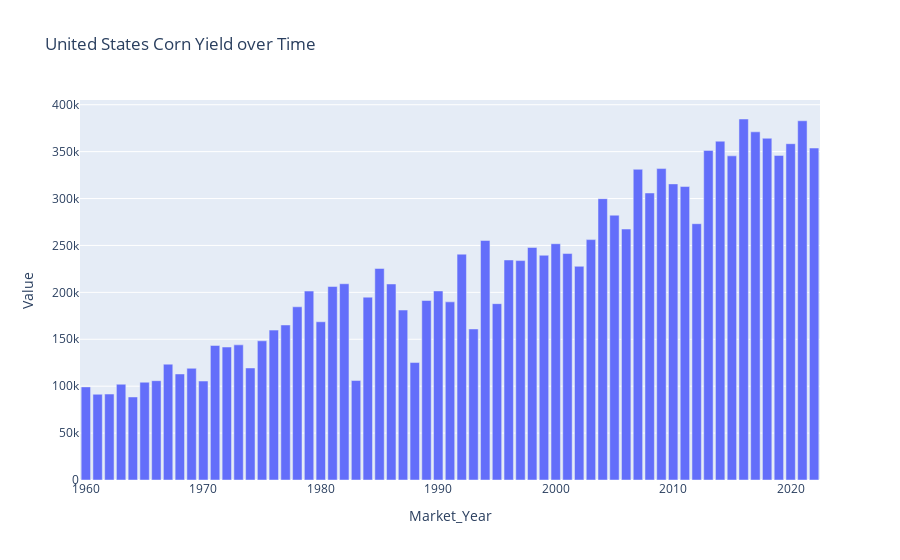

Here is the notebook cell this chart was saved with:
### Code cell
px.bar(df_corn_USA, x="Market_Year", y="Value", title="United States Corn Yield over Time")

### Figure 1 — Plotly figure (JSON) as saved in the notebook; plotly's stock layout.template omitted (floating-point values rounded to 4 significant figures)
{"data": [{"alignmentgroup": "True", "hovertemplate": "Market_Year=%{x}<br>Value=%{y}<extra></extra>", "legendgroup": "", "marker": {"color": "#636efa", "pattern": {"shape": ""}}, "name": "", "offsetgroup": "", "orientation": "v", "showlegend": false, "textposition": "auto", "type": "bar", "x": [1960, 1961, 1962, 1963, 1964, 1965, 1966, 1967, 1968, 1969, 1970, 1971, 1972, 1973, 1974, 1975, 1976, 1977, 1978, 1979, 1980, 1981, 1982, 1983, 1984, 1985, 1986, 1987, 1988, 1989, 1990, 1991, 1992, 1993, 1994, 1995, 1996, 1997, 1998, 1999, 2000, 2001, 2002, 2003, 2004, 2005, 2006, 2007, 2008, 2009, 2010, 2011, 2012, 2013, 2014, 2015, 2016, 2017, 2018, 2019, 2020, 2021, 2022], "xaxis": "x", "y": [99241, 91389, 91605, 102093, 88504, 104218, 105862, 123459, 113024, 119057, 105472, 143422, 141734, 144043, 119421, 148362, 159752, 165236, 184614, 201384, 168648, 206223, 209181, 106031, 194881, 225447, 208944, 181143, 125194, 191320, 201534, 189868, 240719, 160986, 255295, 187970, 234518, 233864, 247882, 239549, 251854, 241377, 227767, 256229, 299876, 282263, 267503, 331177, 305911, 331921, 315618, 312789, 273192, 351316, 361136, 345506, 384778, 371096, 364262, 345962, 358447, 382893, 353836], "yaxis": "y"}], "layout": {"barmode": "relative", "legend": {"tracegroupgap": 0}, "title": {"text": "United States Corn Yield over Time"}, "xaxis": {"anchor": "y", "domain": [0, 1], "title": {"text": "Market_Year"}}, "yaxis": {"anchor": "x", "domain": [0, 1], "title": {"text": "Value"}}}}
